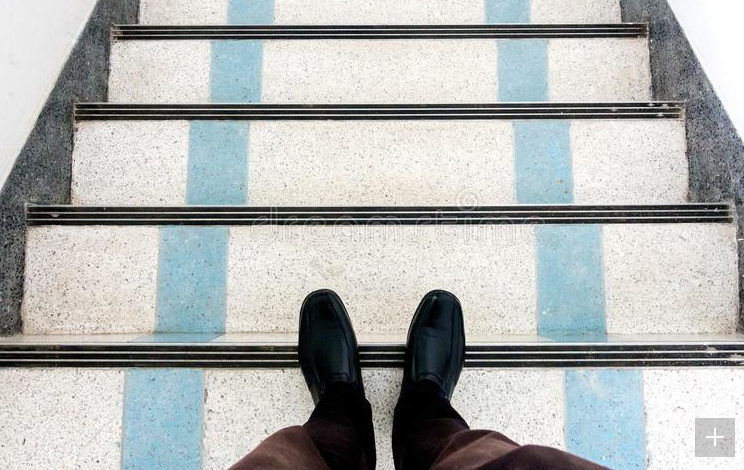
#> input picture vision/stair_case/picture/2.png, 744 x 470 px, found by its file name
$ python boundingboxes.py   (older library calls are emulated)
#> lines starting #> are read from the running program, lines starting #| are printed output that depends on the picture; after the words box and inside, x2 and y2 are one past the last pixel; in counts of white or black regions, pixels touching at a corner belong together
import cv2
import numpy as np
from matplotlib import pyplot as plt

img = cv2.imread('../picture/2.png')
#> img is the input picture: shape (470, 744, 3); mean B, G, R 176.9, 178.3, 175.4
blur = cv2.bilateralFilter(img, 5, 100, 100)
edge = cv2.Canny(blur, 100, 200)
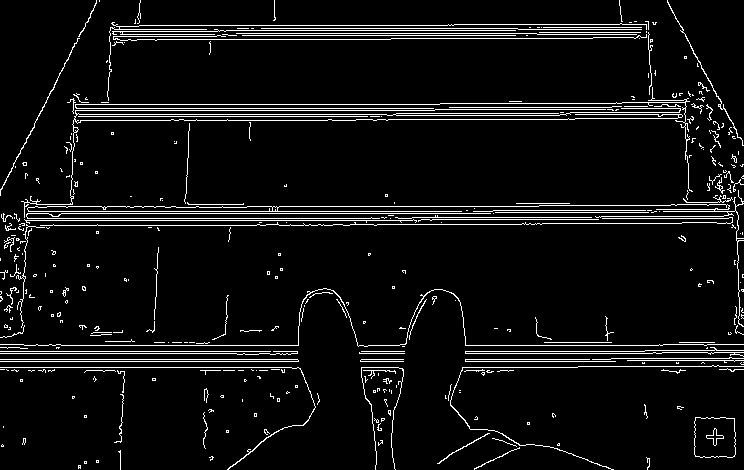
#> edge: shape (470, 744); 6.1% white in thin lines or dots

image, contours, hierarchy = cv2.findContours(edge, cv2.RETR_TREE ,cv2.CHAIN_APPROX_SIMPLE)
#> contours = 438 contours, 424 with area under 20; largest, box (x1, y1, x2, y2) and area: (694, 417, 736, 458) 1558, (694, 417, 736, 458) 1556, (27, 190, 744, 327) 1168, (27, 206, 273, 212) 1110, (706, 428, 724, 446) 91

for c in contours:
    # get the bounding rect
    x, y, w, h = cv2.boundingRect(c)
    # draw a green rectangle to visualize the bounding rect
    cv2.rectangle(img, (x, y), (x+w, y+h), (0, 255, 0), 2)

    # get the min area rect
    rect = cv2.minAreaRect(c)
    box = cv2.boxPoints(rect)
    # convert all coordinates floating point values to int
    box = np.int0(box)
    # draw a red 'nghien' rectangle
    cv2.drawContours(img, [box], 0, (0, 0, 255), 2)
#> this loop made 438 passes
#> (x, y, w, h, rect, box) on passes 1, 7, 8: (78, 465, 3, 4, ((79, 466.5), (3, 2), -90), [[80, 468], [78, 468], [78, 465], [80, 465]]), (646, 457, 4, 13, ((647.9, 462.9), (2.91, 12.04), -4.76), [[647, 469], [646, 457], [648, 456], [649, 468]]), (209, 456, 5, 5, ((211.1, 457.7), (4.02, 3.13), -26.57), [[210, 460], [208, 457], [212, 455], [213, 458]])
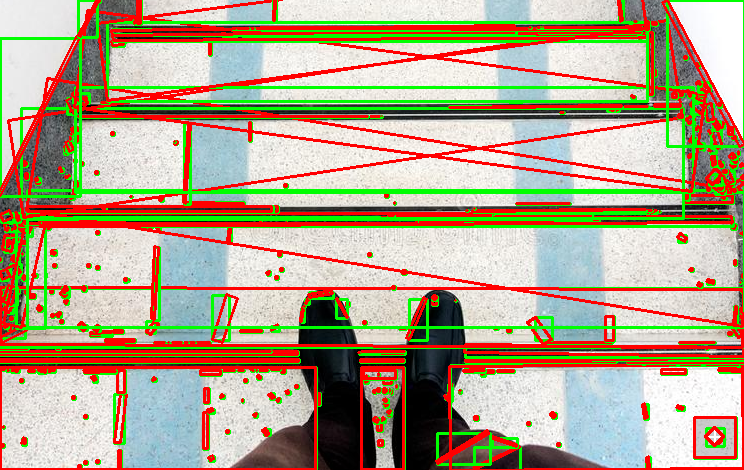
#> img: shape (470, 744, 3); mean B, G, R 138.5, 166.4, 178.6

cv2.imwrite('../picture/edge_box.jpg', img)
